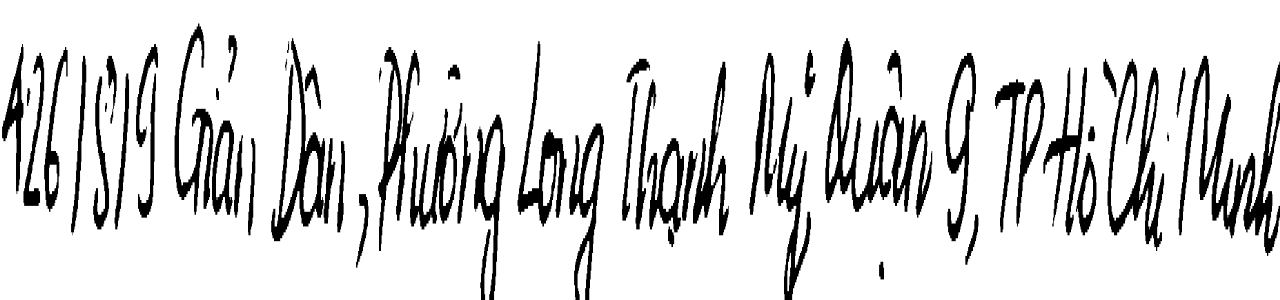
#> input picture data/train/0043_samples.png, 1280 x 300 px, given as the content of the folder data/0916_Data Samples 2, which was not available
$ python preprocess_images.py
#> lines starting #> are read from the running program, lines starting #| are printed output that depends on the picture; after the words box and inside, x2 and y2 are one past the last pixel; in counts of white or black regions, pixels touching at a corner belong together; pictures that were not available may be replaced by others from this repository, and a replacement may not be noted
#> in images_preprocessing_and_saving, image is the input picture: shape (300, 1280, 3); min 0, max 255, mean 218.5
import argparse
import shutil
import pathlib
import os
import cv2
import pandas as pd
import numpy as np

# Path of folder
img_path = './data/0916_Data Samples 2'
img_test_path = './data/1015_Private Test'
img_sample_path = './data/0825_DataSamples 1'

data_path = './data/train'
test_path = './data/test'
sample_path = './data/sample'

img_train_folder = pathlib.Path(img_path)
img_test_folder = pathlib.Path(img_test_path)
img_sample_folder = pathlib.Path(img_sample_path)


# labels_json_file = './data/0916_Data Samples 2/labels.json'
# labels_json = pd.read_json(labels_json_file, orient='index').reset_index()
# labels_json.columns = ['name', 'label']


# Get images paths from origine folder
all_img_path = [str(item) for item in img_train_folder.glob('**/*.*') if item.is_file()]
len_img_path = len(all_img_path)
print(len_img_path, " (length of len_img_path)")

# Get all paths from test folder
all_test_path = [str(item) for item in img_test_folder.glob('**/*.*') if item.is_file()]
len_test_path = len(all_test_path)
print(len_test_path, " (length of len_test_path)")

# Get all paths from test folder
all_sample_path = [str(item) for item in img_sample_folder.glob('**/*.*') if item.is_file()]
len_sample_path = len(all_sample_path)
print(len_sample_path, " (length of len_sample_path)")

def sort_contours(cnts):

  # initialize the reverse flag and sort index
	reverse = False
	i = 0

	# construct the list of bounding boxes and sort them from top to
	# bottom
	boundingBoxes = [cv2.boundingRect(c) for c in cnts]
	(cnts, boundingBoxes) = zip(*sorted(zip(cnts, boundingBoxes),key=lambda b:b[1][i], reverse=reverse))

	# return the list of sorted contours and bounding boxes
	return (cnts, boundingBoxes)

def preprocess(image_ori, input_size):
#> called with input_size = (1280, 300)
  rows, cols = image_ori.shape[:2]
#> rows = 300; cols = 1280
  # Let's find ende and convert to b&w image
  image = cluster(image_ori)

  # Finding Contours
  cnts = cv2.findContours(image, cv2.RETR_LIST, cv2.CHAIN_APPROX_SIMPLE)[0]

  #sort contour
  cnts = sorted(cnts, key=cv2.contourArea, reverse=True)
  cnts, boundingBoxes = sort_contours(cnts)

  x, _, _, _  = boundingBoxes[-1]

  if x + 60 < cols:
    #resize image to the right size
    image = image[ 0:rows, 0: x + 60 ]
    image = cv2.resize(image, input_size , interpolation = cv2.INTER_AREA)
    return image

  #resize image to the right size
  image = cv2.resize(image, input_size , interpolation = cv2.INTER_AREA)

  return image

def cluster(image):
  # define criteria, number of clusters(K) and apply kmeans()
  K = 2
  attempts=10

  # reshape and convert to np.float32
  vectorized = image.reshape((-1,3))
  vectorized = np.float32(vectorized)
  criteria = (cv2.TERM_CRITERIA_EPS + cv2.TERM_CRITERIA_MAX_ITER, 10, 1.0)
  ret,label,center = cv2.kmeans(vectorized, K, None, criteria, attempts, cv2.KMEANS_RANDOM_CENTERS)
#> ret = 324278262.5; center = [[13.1, 13.1, 13.1], [254, 254, 254]]

  # Now convert back into uint8, and make original image
  center = np.uint8(center)
#> center = [[13, 13, 13], [253, 253, 253]]
  final_result = center[label.flatten()]
  final_result = final_result.reshape((image.shape))
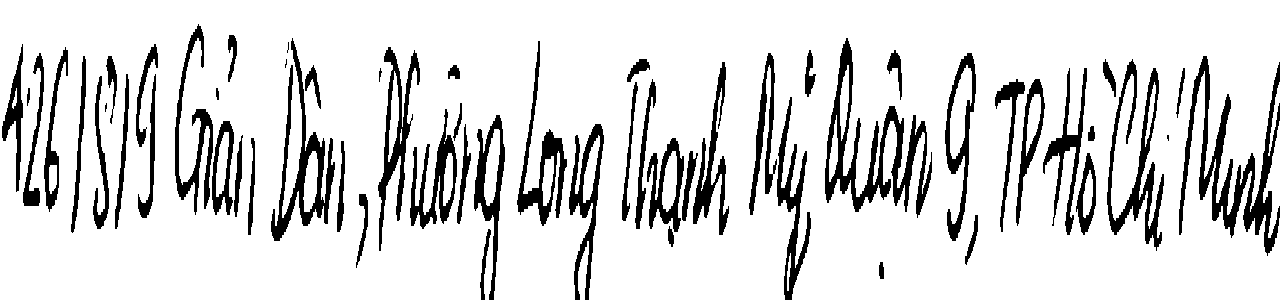
#> final_result: shape (300, 1280, 3); values 13 (black) and 253 (white), 85.5% white; 58 black regions (4 under 20 px), largest, box (x1, y1, x2, y2) and area: (1179, 56, 1280, 256) 5309, (825, 38, 932, 218) 5007, (271, 38, 335, 241) 3157

  #precess image to b&w
  final_result = cv2.cvtColor(final_result, cv2.COLOR_BGR2GRAY)
  final_result = cv2.GaussianBlur(final_result, (7,7), 0)
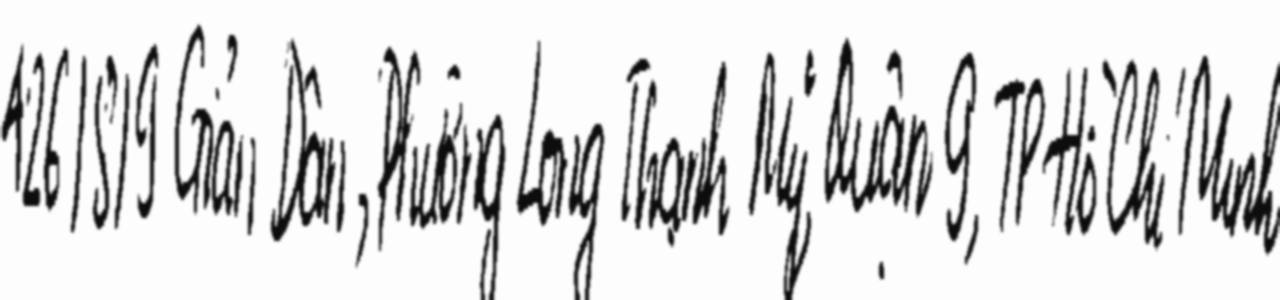
#> final_result: shape (300, 1280); min 13, max 253, mean 218.3
  (_, final_result) = cv2.threshold(final_result, 125, 255 ,cv2.THRESH_BINARY + cv2.THRESH_OTSU)
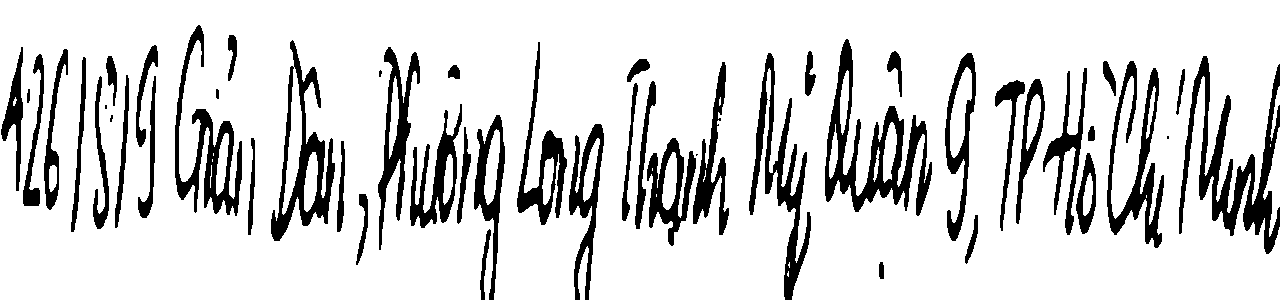
#> final_result: shape (300, 1280); 84% white; 51 black regions (5 under 20 px)

  return final_result

def images_preprocessing_and_saving(dst, all_img_path):
  if os.path.isdir(dst):
    shutil.rmtree(dst)
    os.mkdir(dst)
    print('folder created and remove old folder')
  else:
    os.mkdir(dst)
    print('Created')

  for path in all_img_path:
    file_name = pathlib.Path(path).name
    print(file_name)
    if file_name.split('.')[1].lower() != 'json':
      image = cv2.imread(str(path))

      dsize = (1280, 300)
      output = preprocess(image, dsize)
#> in preprocess, `cnts = cv2.findContours(image, cv2.RETR_LIST, cv2.CHAIN_APPROX_SIMPLE)..`: cnts = 79 contours, 15 with area under 20; largest, box (x1, y1, x2, y2) and area: (0, 0, 1280, 300) 363650, (824, 38, 933, 217) 7555, (270, 39, 336, 242) 4920, (174, 24, 243, 217) 4694, (1106, 60, 1165, 249) 4222
#> in sort_contours, `boundingBoxes = [cv2.boundingRect(c) for c in cnts]`: boundingBoxes = 79 items, first 6: (0, 0, 1280, 300), (824, 38, 109, 179), (270, 39, 66, 203), (174, 24, 69, 193), (1106, 60, 59, 189), (377, 46, 44, 205)
#> in sort_contours, `(cnts, boundingBoxes) = zip(*sorted(zip(cnts, boundingBoxes),key=lambd..`: boundingBoxes = 79 items, first 6: (0, 0, 1280, 300), (0, 46, 24, 146), (13, 97, 4, 9), (22, 53, 23, 154), (26, 88, 5, 16), (43, 48, 26, 163)
#> in preprocess, `x, _, _, _  = boundingBoxes[-1]`: x = 1270

      path = os.path.join(dst, file_name)
      cv2.imwrite(path, output)


def tester(param):
    print(param)

if __name__=='__main__':
    parser = argparse.ArgumentParser()
    parser.add_argument("--test", default='oui', type=str)
    args = parser.parse_args()

    # os.environ["CUDA_VISIBLE_DEVICES"]=str(args.device)

    # tester(args.test)

    images_preprocessing_and_saving(data_path, all_img_path)
    # images_preprocessing_and_saving(test_path, all_test_path)
    # images_preprocessing_and_saving(sample_path, all_sample_path)

$ run again, on data/train/0070_samples.png
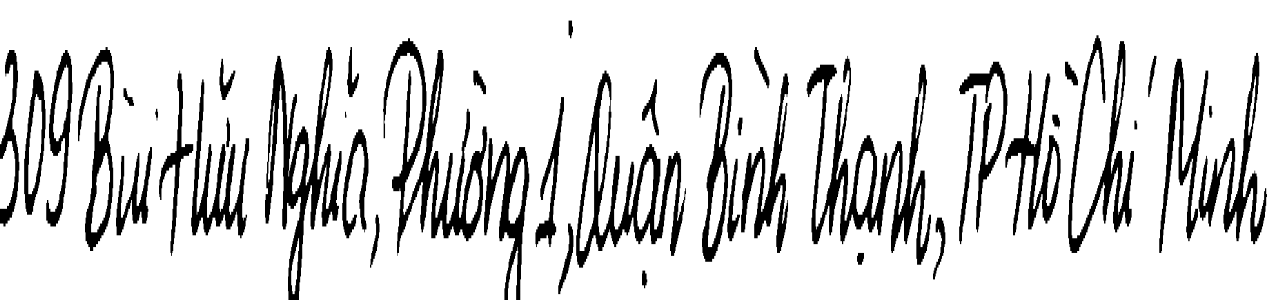
#> input picture data/train/0070_samples.png, 1280 x 300 px, given as the content of the folder data/0916_Data Samples 2, which was not available
#> in images_preprocessing_and_saving, image is the input picture: shape (300, 1280, 3); min 0, max 255, mean 215.4
#> in cluster, `ret,label,center = cv2.kmeans(vectorized, K, None, criteria, attempts,..`: ret = 347228964.6; center = [[253.7, 253.7, 253.7], [12.58, 12.58, 12.58]]
#> in cluster, `center = np.uint8(center)`: center = [[253, 253, 253], [12, 12, 12]]
#> in cluster, `final_result = final_result.reshape((image.shape))`:
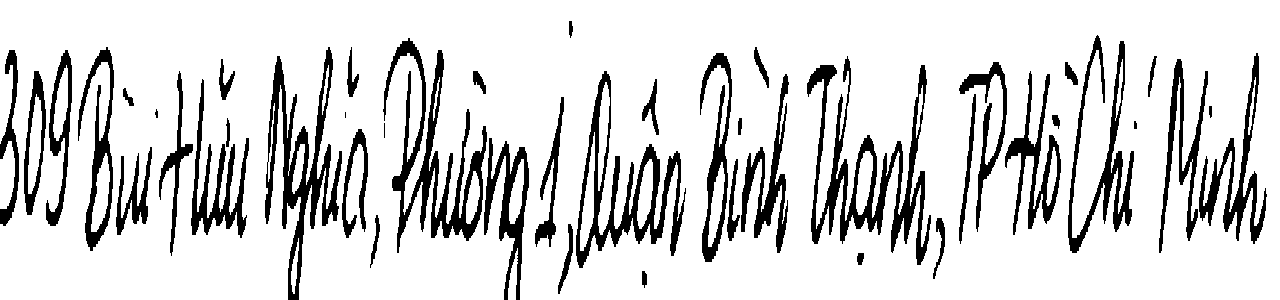
#> final_result: shape (300, 1280, 3); values 12 (black) and 253 (white), 84.4% white; 45 black regions (3 under 20 px), largest, box (x1, y1, x2, y2) and area: (807, 56, 931, 265) 6750, (383, 38, 487, 253) 5823, (265, 47, 342, 300) 5460
#> in cluster, `(_, final_result) = cv2.threshold(final_result, 125, 255 ,cv2.THRESH_B..`:
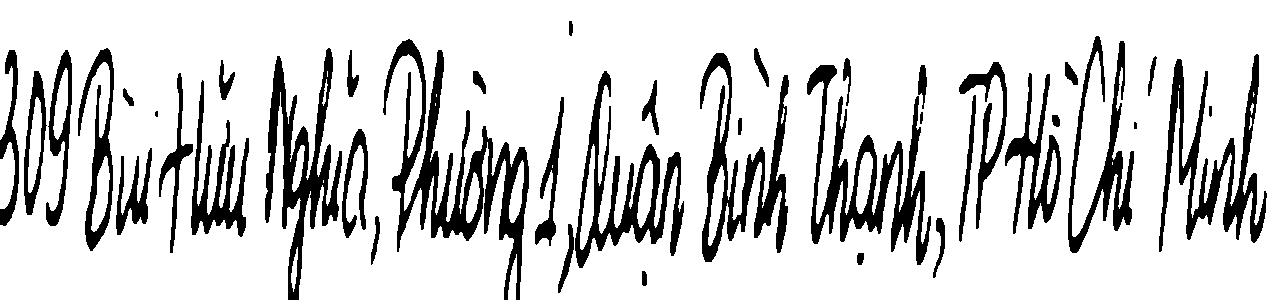
#> final_result: shape (300, 1280); 82.6% white; 41 black regions (1 under 20 px)
#> in preprocess, `cnts = cv2.findContours(image, cv2.RETR_LIST, cv2.CHAIN_APPROX_SIMPLE)..`: cnts = 65 contours, 11 with area under 20; largest, box (x1, y1, x2, y2) and area: (0, 0, 1280, 300) 360912, (806, 64, 932, 266) 8754, (574, 70, 685, 269) 7896, (699, 52, 790, 263) 7130, (1158, 53, 1268, 253) 6968
#> in sort_contours, `boundingBoxes = [cv2.boundingRect(c) for c in cnts]`: boundingBoxes = 65 items, first 6: (0, 0, 1280, 300), (806, 64, 126, 202), (574, 70, 111, 199), (699, 52, 91, 211), (1158, 53, 110, 200), (1067, 35, 68, 219)
#> in sort_contours, `(cnts, boundingBoxes) = zip(*sorted(zip(cnts, boundingBoxes),key=lambd..`: boundingBoxes = 65 items, first 6: (0, 0, 1280, 300), (0, 142, 15, 67), (23, 70, 25, 146), (28, 97, 14, 96), (45, 49, 28, 178), (53, 68, 15, 72)
#> x = 1253

$ run again, on data/train/0093_samples.png
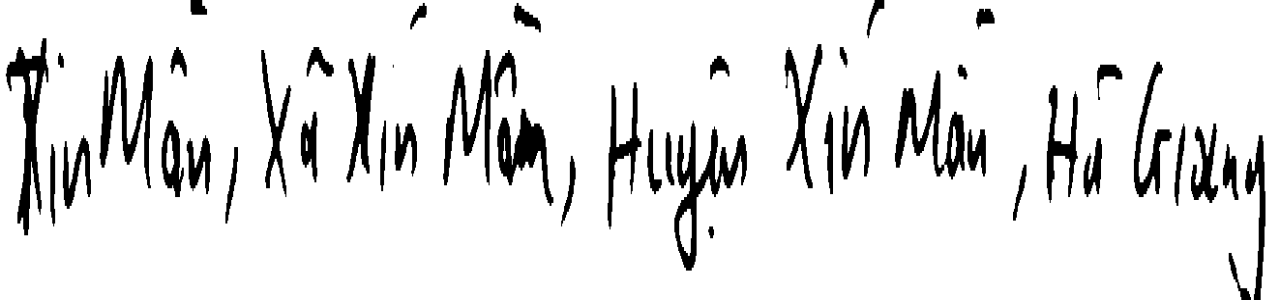
#> input picture data/train/0093_samples.png, 1280 x 300 px, given as the content of the folder data/0916_Data Samples 2, which was not available
#> in images_preprocessing_and_saving, image is the input picture: shape (300, 1280, 3); min 0, max 255, mean 229.1
#> in cluster, `ret,label,center = cv2.kmeans(vectorized, K, None, criteria, attempts,..`: ret = 205166592.7; center = [[254.6, 254.6, 254.6], [12.02, 12.02, 12.02]]
#> in cluster, `center = np.uint8(center)`: center = [[254, 254, 254], [12, 12, 12]]
#> in cluster, `final_result = final_result.reshape((image.shape))`:
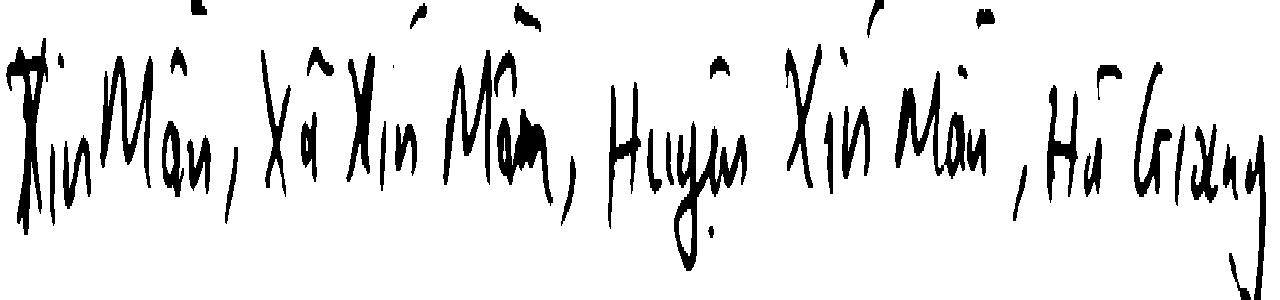
#> final_result: shape (300, 1280, 3); values 12 (black) and 254 (white), 89.8% white; 48 black regions (1 under 20 px), largest, box (x1, y1, x2, y2) and area: (674, 121, 747, 271) 3101, (6, 38, 48, 235) 2799, (895, 71, 965, 179) 2623
#> in cluster, `(_, final_result) = cv2.threshold(final_result, 125, 255 ,cv2.THRESH_B..`:
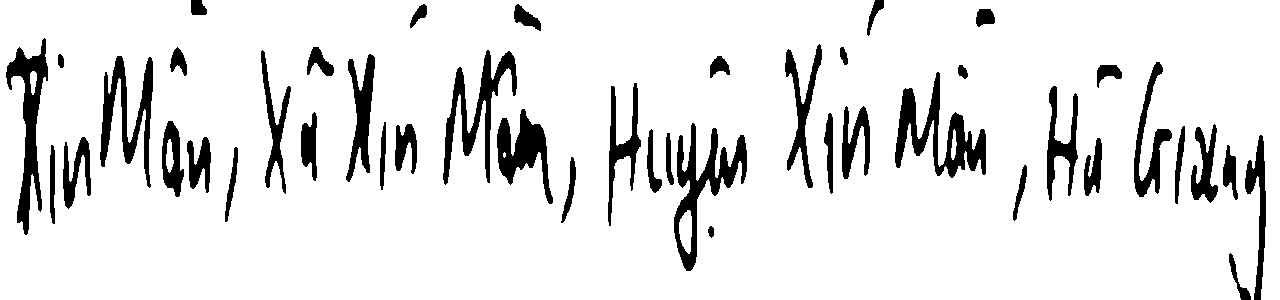
#> final_result: shape (300, 1280); 89.3% white; 45 black regions
#> in preprocess, `cnts = cv2.findContours(image, cv2.RETR_LIST, cv2.CHAIN_APPROX_SIMPLE)..`: cnts = 47 contours, 1 with area under 20; largest, box (x1, y1, x2, y2) and area: (0, 0, 1280, 300) 380104, (673, 122, 748, 272) 4066, (894, 71, 987, 179) 3888, (5, 37, 49, 236) 3322, (442, 49, 518, 186) 3244
#> in sort_contours, `boundingBoxes = [cv2.boundingRect(c) for c in cnts]`: boundingBoxes = 47 items, first 6: (0, 0, 1280, 300), (673, 122, 75, 150), (894, 71, 93, 108), (5, 37, 44, 199), (442, 49, 76, 137), (99, 55, 55, 134)
#> in sort_contours, `(cnts, boundingBoxes) = zip(*sorted(zip(cnts, boundingBoxes),key=lambd..`: boundingBoxes = 47 items, first 6: (0, 0, 1280, 300), (5, 37, 44, 199), (30, 71, 7, 24), (49, 144, 7, 81), (57, 53, 8, 16), (62, 136, 30, 74)
#> x = 1222
